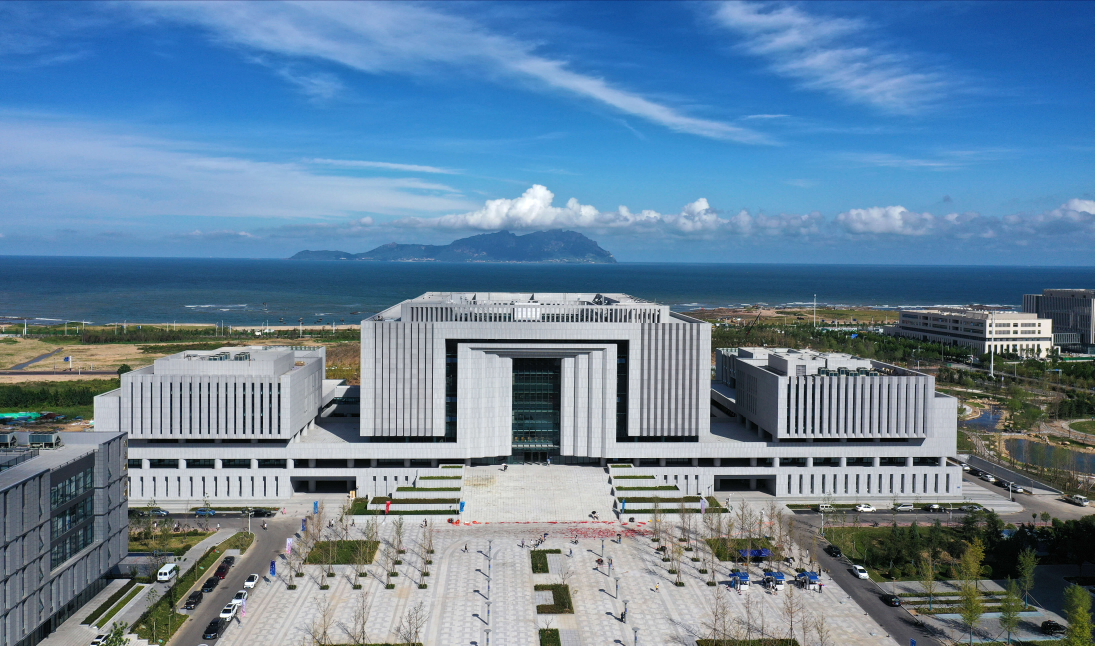
#> input picture week3/python/picture.jpg, 5472 x 3229 px (shown at 1/5 size)
$ python visual1.py
#> lines starting #> are read from the running program, lines starting #| are printed output that depends on the picture
import matplotlib.pyplot as plt
from PIL import Image
pil_im = Image.open('picture.jpg')
#> pil_im is the input picture: PIL image 5472x3229 RGB; mean R, G, B 102.9, 131.9, 156.6
pil_im.thumbnail((128,128))
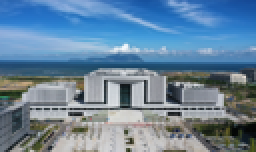
#> pil_im: PIL image 128x76 RGB (shown 2 times larger); mean R, G, B 102.9, 131.9, 156.6
plt.imshow(pil_im)
plt.axis('off')
plt.show()
